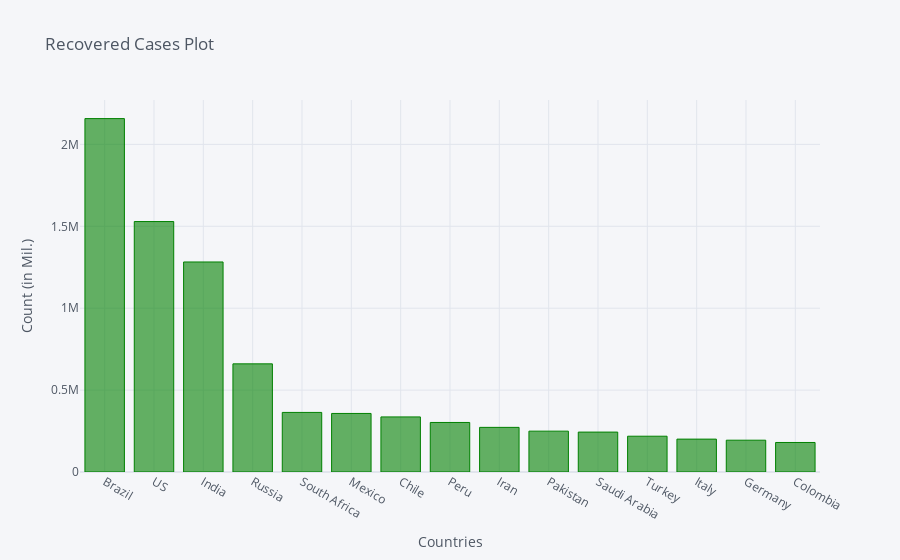

This figure's notebook cell:
### Code cell
recovered_df2_plot.iplot(kind='bar', x='Country/Region', y='8/4/20',color='green',
                         title='Recovered Cases Plot',xTitle='Countries',yTitle='Count (in Mil.)')

### Figure 1 — Plotly figure (JSON) as saved in the notebook; plotly's stock layout.template omitted (floating-point values rounded to 4 significant figures)
{"data": [{"marker": {"color": "rgba(0, 128, 0, 0.6)", "line": {"color": "rgba(0, 128, 0, 1.0)", "width": 1}}, "name": "8/4/20", "orientation": "v", "text": "", "type": "bar", "x": ["Brazil", "US", "India", "Russia", "South Africa", "Mexico", "Chile", "Peru", "Iran", "Pakistan", "Saudi Arabia", "Turkey", "Italy", "Germany", "Colombia"], "y": [2157484, 1528979, 1282215, 660235, 363751, 357444, 336330, 302457, 272535, 249397, 243713, 218491, 200766, 194173, 180258]}], "layout": {"legend": {"bgcolor": "#F5F6F9", "font": {"color": "#4D5663"}}, "paper_bgcolor": "#F5F6F9", "plot_bgcolor": "#F5F6F9", "title": {"font": {"color": "#4D5663"}, "text": "Recovered Cases Plot"}, "xaxis": {"gridcolor": "#E1E5ED", "showgrid": true, "tickfont": {"color": "#4D5663"}, "title": {"font": {"color": "#4D5663"}, "text": "Countries"}, "zerolinecolor": "#E1E5ED"}, "yaxis": {"gridcolor": "#E1E5ED", "showgrid": true, "tickfont": {"color": "#4D5663"}, "title": {"font": {"color": "#4D5663"}, "text": "Count (in Mil.)"}, "zerolinecolor": "#E1E5ED"}}}
